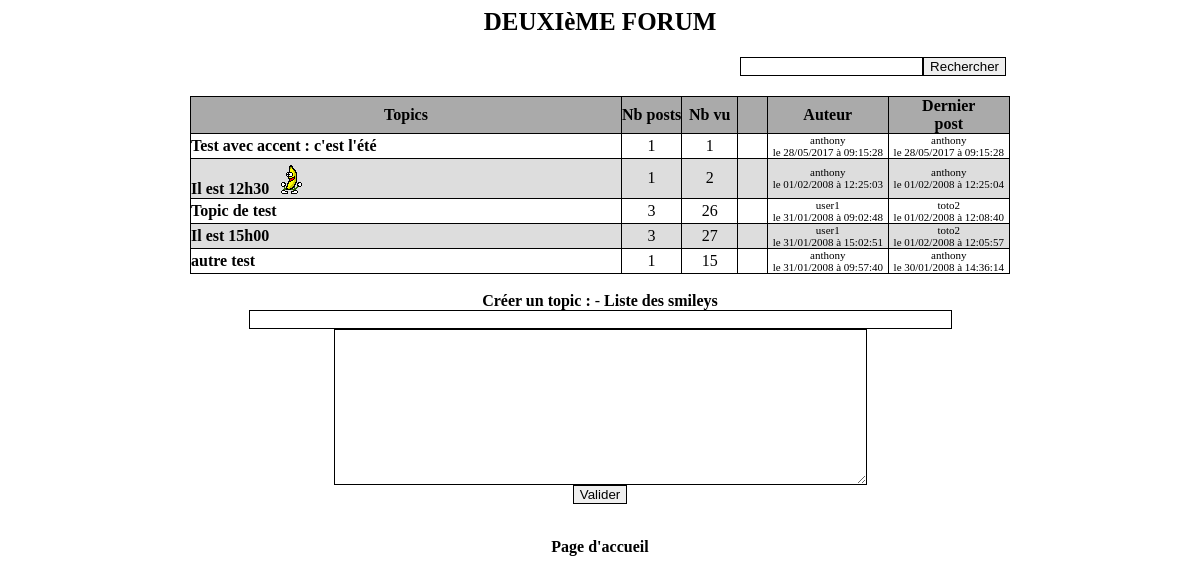
The app's page /topics.php?id_forum=2 (signed in) with its own data.
### tables this page shows
CREATE TABLE `forums` (
  `id_forum` int(11) NOT NULL AUTO_INCREMENT,
  `titre` mediumtext NOT NULL,
  `description` mediumtext NOT NULL,
  PRIMARY KEY (`id_forum`)
);

CREATE TABLE `topics` (
  `id_topic` int(11) NOT NULL AUTO_INCREMENT,
  `id_forum` int(11) NOT NULL DEFAULT '0',
  `titre` mediumtext NOT NULL,
  `date` timestamp NOT NULL DEFAULT CURRENT_TIMESTAMP ON UPDATE CURRENT_TIMESTAMP,
  `login` varchar(15) NOT NULL DEFAULT '',
  `nbvu` int(11) unsigned NOT NULL DEFAULT '0',
  PRIMARY KEY (`id_topic`),
  KEY `FK_topics_1` (`id_forum`),
  CONSTRAINT `FK_topics_1` FOREIGN KEY (`id_forum`) REFERENCES `forums` (`id_forum`) ON DELETE CASCADE ON UPDATE CASCADE
);

### www/topics.php (the view, shortened to what this page needs)
<?php
include('./fonctions.php');
?>
<html>
<head>
<title>Liste des topics du forum : <?php
$req_for = mysqli_query($lien,"select titre from forums where id_forum='".$_GET['id_forum']."'");
$res = mysqli_fetch_assoc($req_for);
$titre_forum = $res['titre'];
?></title>
</head>
<body>
<?php
echo '<h1>'.strtoupper($titre_forum).'</h1>';
echo '<table class="tableau" align="center" style="border: 0px;"><tr><td align="right">'.recherche('topic',$_GET['id_forum']).'</td></tr></table>';
echo '<table class="tableau" align="center" cellpadding="0" cellspacing="0" border=1>';
echo '<tr class="entete">';
echo '<th>Topics</th>';
echo '<th>Nb posts</th>';
echo '<th>Nb vu</th>';
echo '<th>&nbsp;</th>';
echo '<th>Auteur</th>';
echo '<th>Dernier<br />post</th>';
echo '</tr>';
$altern = false;
$sql  = 'select *,
				(select count(*) from posts p where p.id_topic = t.id_topic) as nbpost,
				(select max(date) from posts p where p.id_topic = t.id_topic) as lastpost,
				(select login from posts p where p.id_topic = t.id_topic order by p.date desc limit 0,1) as lastlogin,
				(select v.date from visites v where v.login = \''.$_SESSION['sess_log'].'\' and v.id_topic = t.id_topic) as lastvisite
				from topics t
				where id_forum = '.$_GET['id_forum'].'
				order by lastpost desc';
$req_topics = mysqli_query($lien,$sql);
while($ligne = mysqli_fetch_object($req_topics)) {
	$flag = '';
	$time = formatDate($ligne->date);
	$lasttime = formatDate($ligne->lastpost);
	$nb_post = $ligne->nbpost;
	$nb_vu = $ligne->nbvu;
	$class = ($altern) ? ' class="A"' : ' class="B"';
	echo '<tr'.$class.'>';
	echo '<td class="libelle"><a href="posts.php?id_topic='.$ligne->id_topic.'">'.mef($ligne->titre).'</a></td>';
	echo '<td class="nbpost">'.$nb_post.'</td>';
	echo '<td class="nbpost">'.$nb_vu.'</td>';
	echo '<td class="flag">'.$flag.'</td>';
	echo '<td class="qui">'.$ligne->login.'<br>le '.$time.'</td>';
	echo '<td class="qui">'.$ligne->lastlogin.'<br>le '.$lasttime.'</td>';
  echo '</tr>';
	$altern = ! $altern;
}
echo '</table>';
?>
<br>
<?php
if($_SESSION['sess_log'] != '') {
	echo '<form name="form1" method="post" action="valider.php">';
	echo '<center><b>Créer un topic :</b> - <a href="javascript:smileys()">Liste des smileys</a></center>';
	echo '<center><input type="text" name="titre" size="85"></center>';
	echo '<center><textarea name="text" cols="64" rows="10"></textarea></center>';
	echo '<center><input type="submit" name="Valider" value="Valider" onClick="return validerTopic()"></center>';
	echo '</form>';
}
?>
<br>
<center><a href="index.php">Page d'accueil</a></center>
</body>
</html>

### www/fonctions.php (shortened to what this page needs)
<?php
function formatDate($str) {
	$annee = substr($str,0,4);
	$mois = substr($str,5,2);
	$jour = substr($str,8,2);
	$heure = substr($str,11,2);
	$minute = substr($str,14,2);
	$secondes = substr($str,17,2);
	$str = $jour.'/'.$mois.'/'.$annee.' &agrave; '.$heure.':'.$minute.':'.$secondes;
	return $str;
}
function mef($str) {
	$str = nl2br($str);
  $dossier = 'images/smileys/';
	$d = opendir($dossier);
	while(($fichier = readdir($d)) !== false) {
		if(ereg('[a-zA-Z0-9]*\.(GIF|gif)',$fichier) !== false) {
			$tabCode[] = ':'.substr($fichier,0,strlen($fichier)-4).':';
			$tabImg[] = '<img src="'.$dossier.$fichier.'" border="0">';
		}
	}
	$str = str_replace($tabCode,$tabImg,$str);
  return $str;
}
function recherche($niveau,$id = '') {
	$str  = '<form name="formrech" method="GET" action="resultat.php">';
	$str .= '<table>';
	$str .= '<tr><td>';
	$str .= '<input type="text" name="chaine">';
	$str .= '<input type="hidden" name="niveau" value="'.$niveau.'">';
	if($id != '') $str .= '<input type="hidden" name="id" value="'.$id.'">';
	$str .= '<input type="submit" name="rechercher" value="Rechercher" onClick="if(formrech.chaine.value == \'\') return false;">';
	$str .= '</td></tr>';
	$str .= '</table>';
	$str .= '</form>';
	return $str;
}
?>

### www/styles.css (style rules this page uses)
a:link { color: black; font-weight: bold; text-decoration:none; }
h1 { text-align:center; font-size: 25px; color: black; }
input { border:1px solid black; }
textarea { border:1px solid black; }
th { background-color: #AAAAAA; }
.tableau { border-collapse:collapse; border: 1px solid black; width: 820px; }
.libelle { width: 600px; }
.nbpost { text-align: center; width: 70px;; }
.flag { text-align: center; width: 40px;; }
.qui { font-size: 11px; width: 150px; text-align: center; }
.A { background-color: #DDDDDD; }
.B { background-color: #FFFFFF; }

### records on screen
forums: titre "DEUXIèME FORUM"
topics: titre "Test avec accent : c'est l'été", nb_post "1", nbvu "1", login "anthony", date "28/05/2017 à 09:15:28", lastlogin "anthony", lasttime "28/05/2017 à 09:15:28"
topics: titre "Il est 12h30", nb_post "1", nbvu "2", login "anthony", date "01/02/2008 à 12:25:03", lastlogin "anthony", lasttime "01/02/2008 à 12:25:04"
topics: titre "Topic de test", nb_post "3", nbvu "26", login "user1", date "31/01/2008 à 09:02:48", lastlogin "toto2", lasttime "01/02/2008 à 12:08:40"
topics: titre "Il est 15h00", nb_post "3", nbvu "27", login "user1", date "31/01/2008 à 15:02:51", lastlogin "toto2", lasttime "01/02/2008 à 12:05:57"
topics: titre "autre test", nb_post "1", nbvu "15", login "anthony", date "31/01/2008 à 09:57:40", lastlogin "anthony", lasttime "30/01/2008 à 14:36:14"
